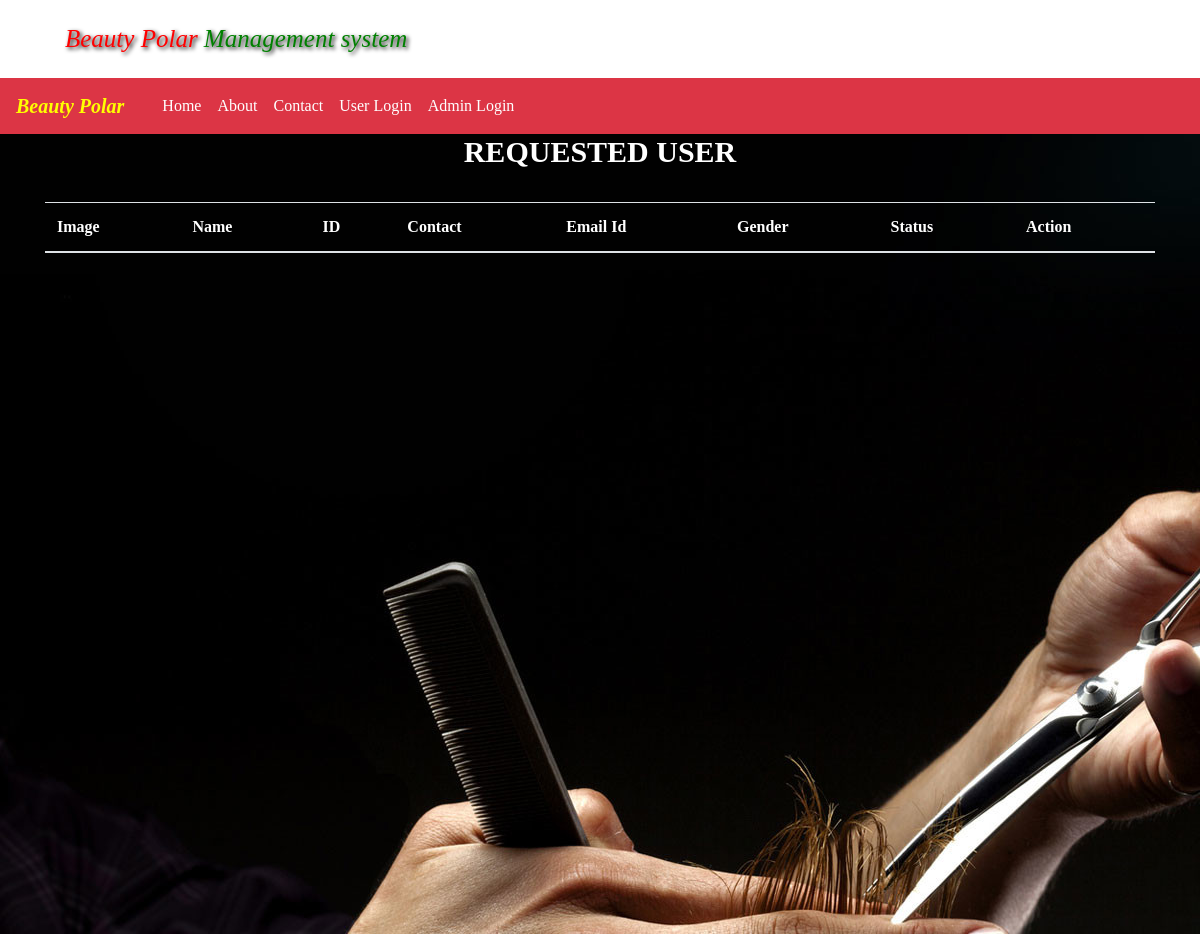
The app's page /requestedUser (signed in), older data.
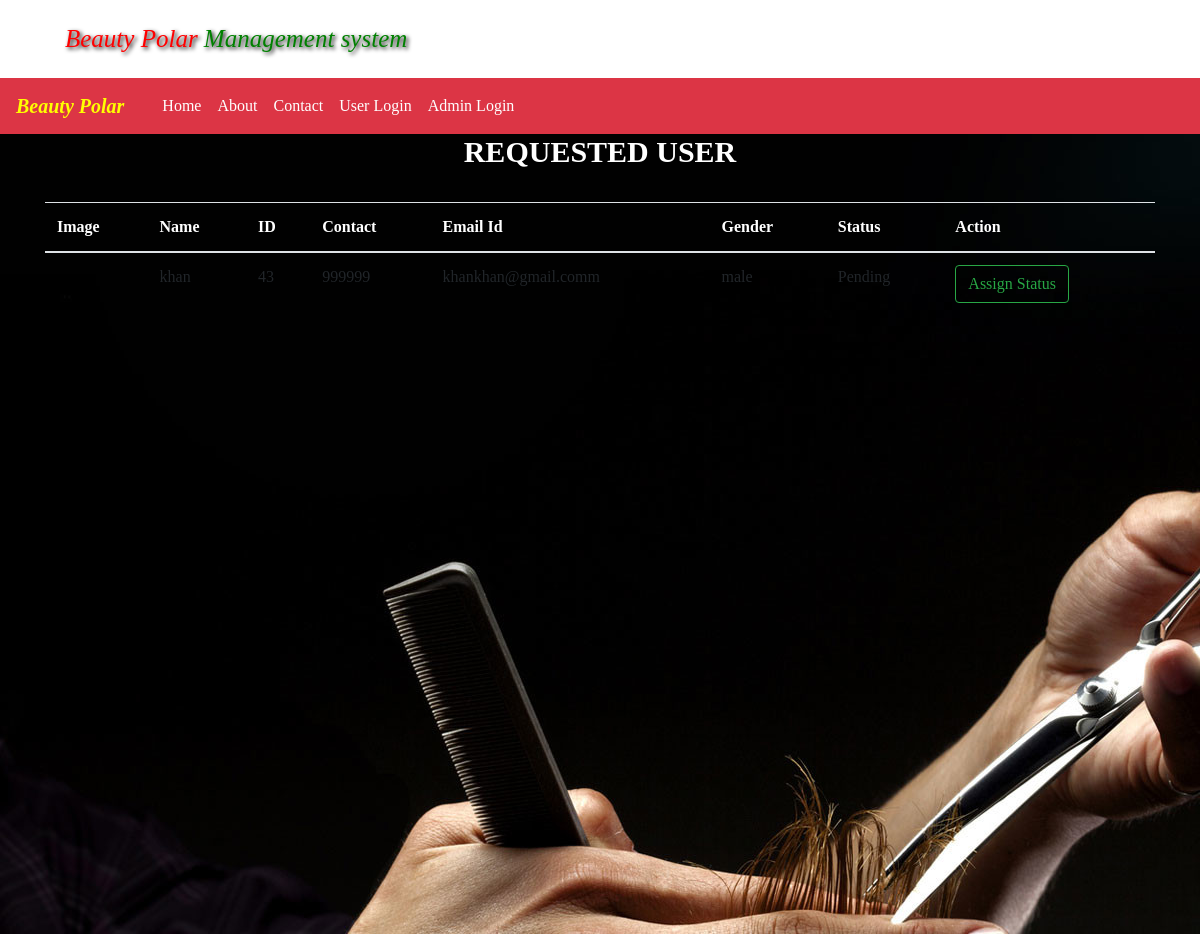
The same page, newer data.
### polar/models.py (models this page shows, shortened)
class registration(models.Model):
    user = models.ForeignKey(User, on_delete= models.CASCADE, null=True)
    status = models.ForeignKey(User_status, on_delete=models.CASCADE, null= True)
    name = models.CharField(max_length=50, null=True)
    last = models.CharField(max_length=10, null=True)
    contact = models.IntegerField(null=True)
    gender = models.CharField(max_length=100, null=True)
    email = models.CharField(max_length=100, null=True)
    password = models.CharField(max_length=100, null=True)
    image = models.FileField(null=True)

class User_status(models.Model):
    status = models.CharField(max_length=100, null=True)
    def __str__(self):
        return self.status

### polar/views.py (the view)
# urls.py: path("requestedUser", views.View_new_user, name="View_new_user"),
def View_new_user(request):
    if not request.user.is_authenticated:
        return redirect('admin_login')                   # requested user
    status = User_status.objects.get(status="Pending")
    pro = registration.objects.filter(status=status)
    d = {'user' : pro}
    return render(request, 'request_user.html', d)

### templates/request_user.html (shortened to what this page needs)
{%include 'navbar.html'%}
{% load static %}
<!DOCTYPE html>
<html>
<head>
</head>
<body>
<div class="foo">
<div class="container">
    <h2 class="text-center " style="text-transform: uppercase; font-size: 30px; font-weight: bold; color: white"> Requested User </h2>
    <br>
<table class="table"  id="example" >
  <thead style="color: white">
    <tr>
      <th scope="col">Image</th>
      <th scope="col">Name</th>
      <th scope="col">ID</th>
      <th scope="col">Contact</th>
      <th scope="col">Email Id</th>
      <th scope="col">Gender</th>
      <th scope="col">Status</th>
      <th scope="col">Action</th>
    </tr>
  </thead>
  <tbody>
    {% for views in user %}
    <tr>
      <th scope="row">{{views.image}}</th>
      <td>{{views.name}}</td>
      <td>{{views.id}}</td>
      <td>{{views.contact}}</td>
      <td>{{views.email}}</td>
      <td>{{views.gender}}</td>
      <td>{{views.status}}</td>
      <td><a href="{%url 'Assign_user_status' views.id%}"><button type="button" class="btn btn-outline-success">Assign Status</button>
</a></td>
    </tr>
    {%endfor%}
  </tbody>
</table>
  </div>
</div>
</body>
</html>

Row changes from the older to the newer data that the page shows:
added registration: name "khan", id "43", contact "999999", email "khankhan@gmail.comm", gender "male", status "Pending"
